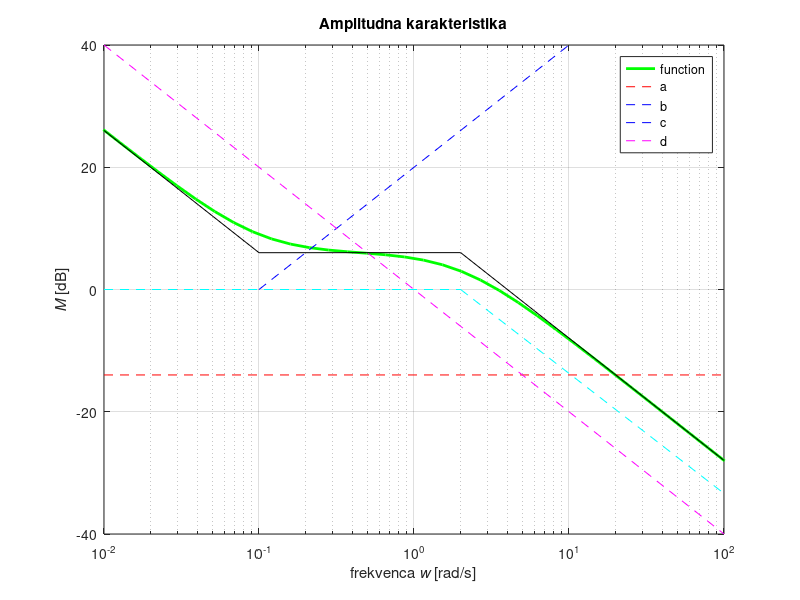
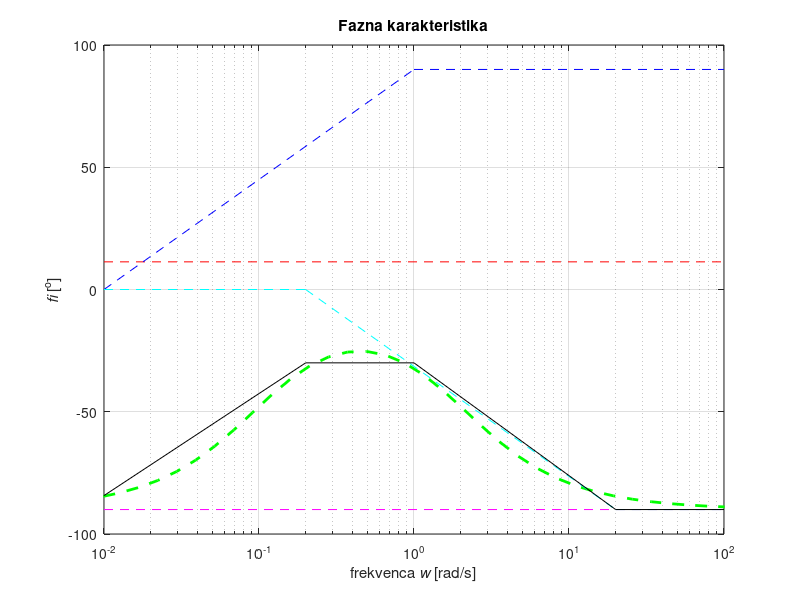

Reproduce these figures in MATLAB, in order.
close all; clear all; clc;
#Nastavitve 
  %w od kje do kje risat
  w = logspace(-3,3);
  r_zac = 1e-2;
  r_kon = 1e2; 
  mag_low = -40;
  mag_high = 40;
  #zapisemo ulomek
  num = [4 0.4];
  den = [1 2 0];
#naredimo system matriko
sys = tf(num, den);
#pretvori v bode
[mag, phase] = bode(sys, w);
dbmag = 20*log10(mag);

#apsimthote
a = 0.2;
b = 0.1;
c = 1;
d = 2;

 poli = [r_zac, 1e-1, 2, r_kon]
#Oznacimo zacetek in konec
razpone = [r_zac r_kon];

fig1 = figure(1);
set(fig1,'Units','centimeters','Position',[5 2 20 18]);

 semilogx(w, dbmag, 'g', 'LineWidth', 2); hold on;
 #AAAAA
 a_log = 20*log10(a);
 semilogx(razpone, [a_log a_log], 'r--');
 
 #BBBBBBBB
 semilogx([r_zac 1e-1], [0 0], 'b--', [1e-1 1e2], [0 60], 'b--');

 
 #CCCCCCCCCCCc
 semilogx(razpone, [40 -40],'m--')
 
 #DDDDDDDDDDD
 semilogx([r_zac 2], [0 0], 'c--', [2 1e3], [0, -53], 'c--')


 ##SKUPAJ
 a_z =  20*log10(a)
 b_z =  20*log10(sqrt(1+(poli./b).^2)) 
 c_z = -20*log10(poli./c)
 d_z = -20*log10(sqrt(1+(poli./d).^2))
 for i=1:length(poli)
  if(abs(b_z(i)) < 3.5)
    b_z(i) = 0;
  endif
  
  if(abs(c_z(i)) < 3.5)
    c_z(i) = 0;
  endif
  
  if(abs(d_z(i)) < 3.5)
    d_z(i) = 0;
  endif
 endfor

 z = a_z + b_z + c_z + d_z

 for i = 1:length(poli)-1
  semilogx([poli(i) poli(i+1)], [z(i), z(i+1)] , 'k'  )
 endfor
 axis([ razpone -40 40])
 xlabel('frekvenca {\itw} [rad/s]'); ylabel('{\itM} [dB]');
 legend("function", "a", "b", "c", "d");
 grid on; title('Amplitudna karakteristika');
 pause(1);
 
 
 #############################PHASE########################

 
 fig1 = figure(2);
set(fig1,'Units','centimeters','Position',[5 2 20 18]);

 semilogx(w, phase, 'g--', 'LineWidth', 2); hold on;
 #AAAAA
 a_draw = atand(a)
 semilogx(razpone, [a_draw a_draw], 'r--');
 
 #BBBBBBBB
  #tle je treba se za zacetek narest
 

 semilogx([r_zac poli(2)/10], [0 0], 'b--', [poli(2)/10 poli(2)*10], [0 90], 'b--', [poli(2)*10 r_kon], [90 90], 'b--');

 
% #CCCCCCCCCCCc
  c_draw = -atand(c)
  semilogx([r_zac r_kon], [-90 -90], 'm--');

% #DDDDDDDDDDD
 semilogx([r_zac poli(3)/10], [0 0], 'c--', [poli(3)/10 poli(3)*10], [0 -90], 'c--', [poli(3)*10 r_kon], [-90 -90], 'c--');


% ##SKUPAJ
 a_z =  0
 b_z =  atand(poli./b) 
 c_z = -90
 d_z = -atand(poli./d)
 for i=1:length(poli)
  if(abs(b_z(i)) < 3.5)
    b_z(i) = 0;
  endif
  
  
  if(abs(d_z(i)) < 3.5)
    d_z(i) = 0;
  endif
 endfor

 z = a_z + b_z + c_z + d_z

  semilogx([poli(1) poli(2)/10], [z(1), z(1)] , 'k');
  semilogx([poli(2)/10 poli(3)/10], [z(1), -30] , 'k');
  
  semilogx([poli(3)/10 poli(2)*10], [-30 -30] , 'k');
  semilogx([poli(2)*10 poli(3)*10], [-30, -90] , 'k')
  semilogx([poli(3)*10 r_kon], [-90, -90] , 'k')
 axis([ razpone -100 100])
 xlabel('frekvenca {\itw} [rad/s]'); ylabel('{\itfi} [^o]');
 grid on; title('Fazna karakteristika') 
 pause(2);
